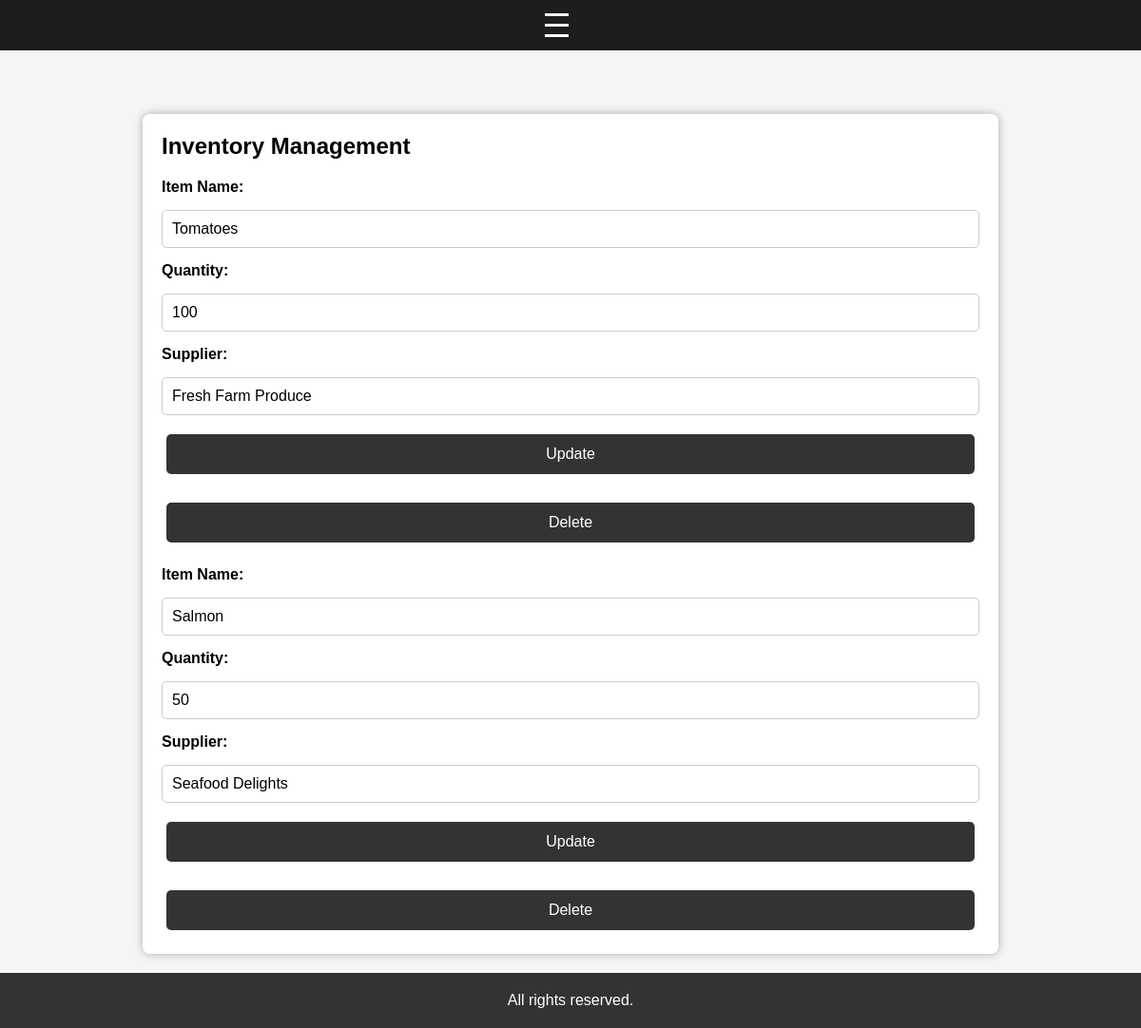
Page /inventory on the committed database.
### app/models.py (models this page shows)
class Inventory(db.Model):
    id = db.Column(db.Integer, primary_key=True)
    item_name = db.Column(db.String(255), nullable=False)
    quantity = db.Column(db.Integer, nullable=False)
    used_quantity = db.Column(db.Integer, nullable=False, default=0)
    supplier_id = db.Column(db.Integer, db.ForeignKey('supplier.id', ondelete="RESTRICT"), nullable=False)

class Supplier(db.Model):
    id = db.Column(db.Integer, primary_key=True)
    name = db.Column(db.String(255), nullable=False)
    contact_info = db.Column(db.String(255))
    address = db.Column(db.String(255))
    inventory_items = db.relationship('Inventory', backref='supplier', lazy=True)

### app/routes/inventory_routes.py (the view)
@inventory_bp.route('/inventory', methods=['GET'])
def inventory():
    inventory_items = InventoryLogic.get_all_inventory_items()
    return render_template('inventory.html', inventory_items=inventory_items)

### app/logic/Inventory.py (called while the page is built)
    @staticmethod
    def get_all_inventory_items():
        return BaseCRUD.get_all(Inventory)

### app/logic/base_crud.py (called while the page is built)
    @staticmethod
    def get_all(model):
        return model.query.all() # return all table content

### templates/inventory.html (shortened to what this page needs)
<!DOCTYPE html>
<html lang="en">
<head>
    <link rel="stylesheet" href="{{ url_for('static', filename='css/base.css') }}">
</head>
<body>
    {% include 'partials/nav.html' %}
    <section class="inventory">
        <h2>Inventory Management</h2>
        {% for item in inventory_items %}
        <div class="inventory-item">
            <form action="{{ url_for('inventory.update_inventory_item', item_id=item.id) }}" method="POST">
                <label>Item Name:</label>
                <input type="text" name="item_name" value="{{ item.item_name }}" required>
                <label>Quantity:</label>
                <input type="number" name="quantity" value="{{ item.quantity }}" required>
                <label>Supplier:</label>
                <input type="text" value="{{ item.supplier.name }}" readonly>
                <button type="submit">Update</button>
            </form>
            <form action="{{ url_for('inventory.delete_inventory_item', item_id=item.id) }}" method="POST" onsubmit="return confirm('Are you sure you want to delete this item?');">
                <button type="submit" class ="delete">Delete</button>
            </form>
        </div>
        {% endfor %}
    </section>
    <footer>
        <p>All rights reserved.</p>
    </footer>
</body>
</html>

### static/css/base.css (style rules this page uses)
* { box-sizing: border-box; margin: 0; padding: 0; }
html, body { height: 100%; display: flex; flex-direction: column; font-family: Arial, sans-serif; background-color: #f5f5f5; }
button { margin:5px; }
.container, section { flex: 1; max-width: 900px; width: 100%; margin: 120px auto 20px; padding: 20px; background-color: white; border-radius: 8px; box-shadow: 0 0 10px rgba(0,0,0,0.3); }
form { display: flex; flex-direction: column; gap: 15px; margin-top: 20px; }
form label { font-weight: bold; }
form input, form select, form textarea { padding: 10px; border: 1px solid #ccc; border-radius: 5px; font-size: 16px; width: 100%; }
form button { display: block; padding: 12px; background-color: #333; color: white; border: none; border-radius: 5px; font-size: 16px; cursor: pointer; }
footer { text-align: center; padding: 20px; background-color: #333; color: white; margin-top: auto; }

### rows in the picture
Inventory: item_name "Tomatoes", quantity "100", supplier.name "Fresh Farm Produce"
Inventory: item_name "Salmon", quantity "50", supplier.name "Seafood Delights"
